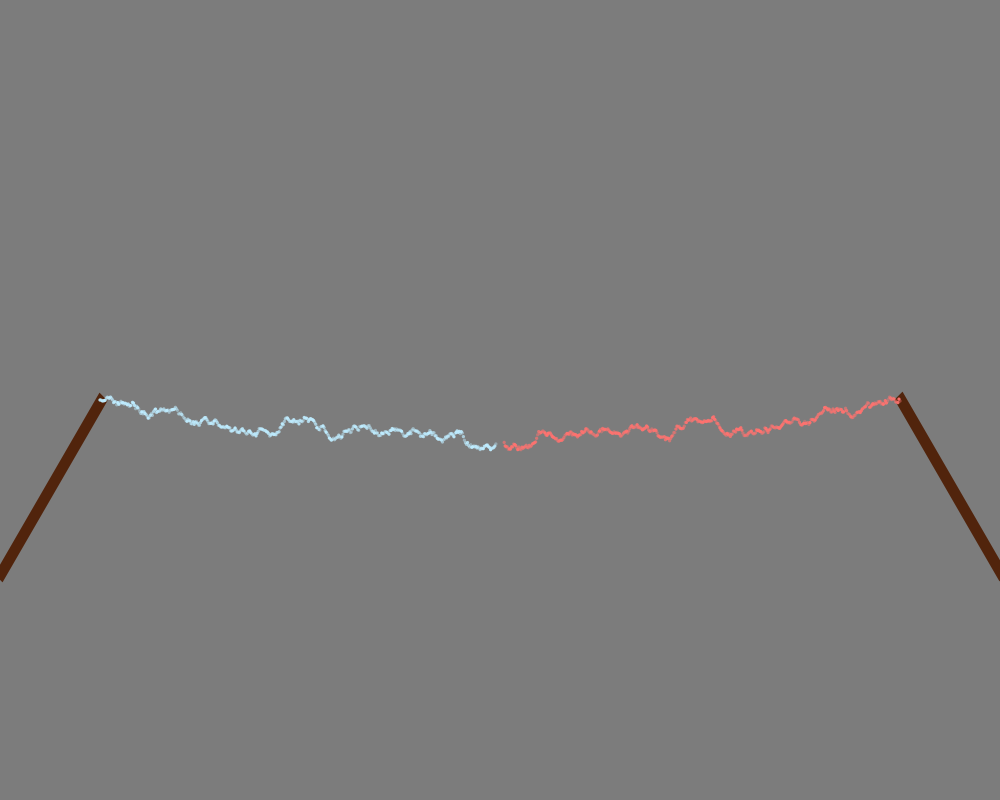
Frame 1 (no input)
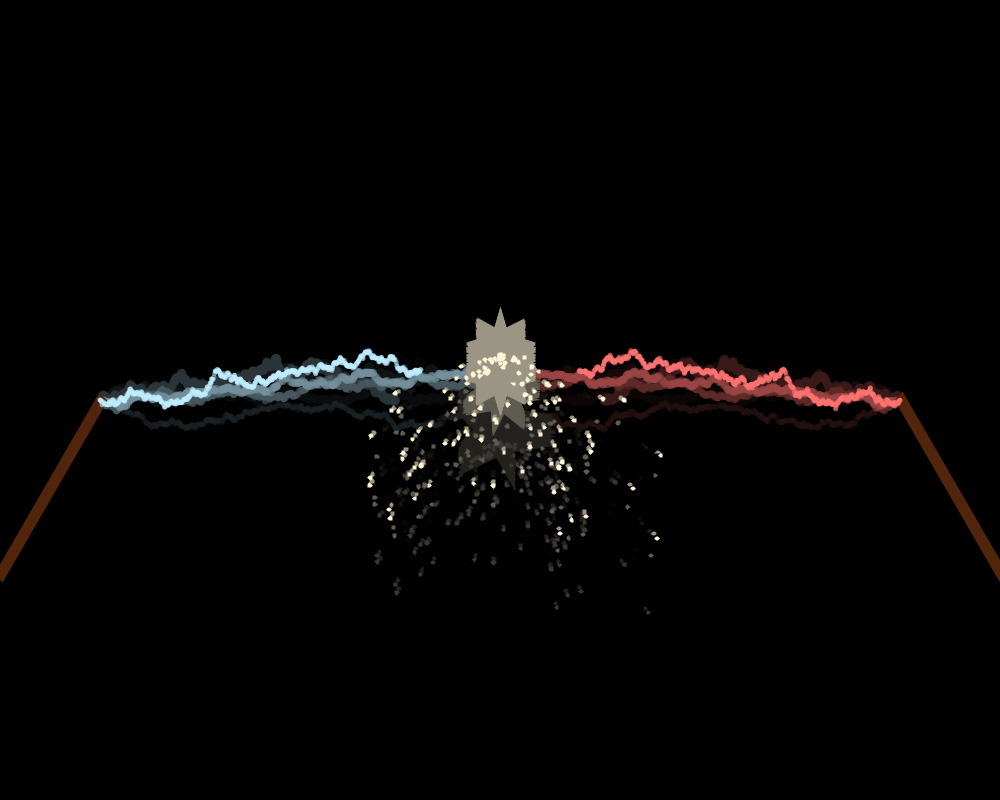
Frame 60 (the mouse pressed at the canvas centre just before this capture)
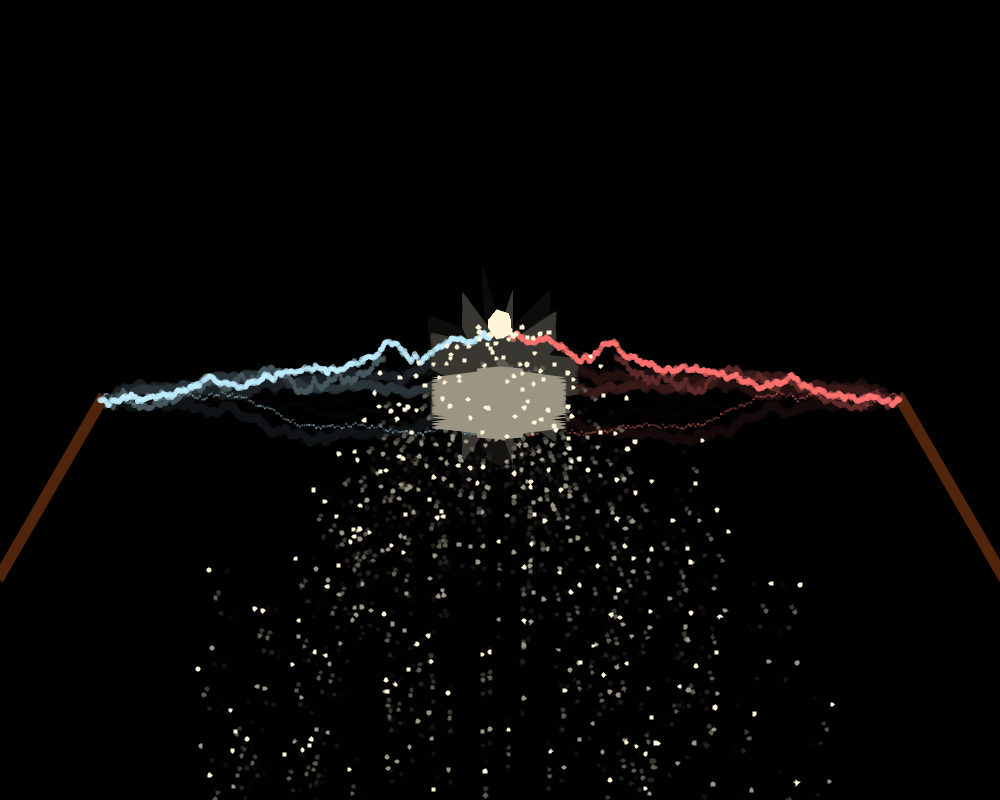
Frame 120 (the mouse held since frame 60 and released just before this capture)

The Processing sketch that drew these frames (run headless with seeded random() and noise(); from frame 60 on, the mouse is pressed at the canvas centre):

// Processing sketch: HW4_lightning_fight_6
// ── HW4_lightning_fight_6.pde
/*************************************
Submitted by : 
              Arora, Tanvi
              Luzardo, Melissa

Created on : 2019/02/01
Description : This is the main program to 
create a lightning fight effect 
*****************************************/
// create a class for a point, that can contain 2 variables x and y

public class myPoint{
  float xValue;
  float yValue;
}

// declare particle variables
int particleCount = 100000;
int particleCountCurr = 0;
int particleCountIncr = 2;

float[] x  = new float[particleCount];
float[] y = new float[particleCount];
float[] radius = new float[particleCount];
float[] speedX = new float[particleCount];
float[] speedY = new float[particleCount];
float[] gravity = new float[particleCount];
float[] damping = new float[particleCount];
float[] friction = new float[particleCount];
int[] sides = new int[particleCount];
int[] bounce = new int[particleCount];


myPoint clash = new myPoint();


void setup(){
  
  size(1000,800);
  // initialize particle variables
  for ( int i = 0; i < particleCount; i+= 1 ) {
   x[i] = 0;
   y[i] = 0;
   speedX[i] = random(-3.2 , 3.2);
   speedY[i] = random(-2.2 , 2.2);
   radius[i] = random(0.5,0.8);
   gravity[i] = 0.05;
   damping[i] = 0.05;
   friction[i] = 8;
   sides[i] = int(random(6,10));
   bounce[i]=0;
  }
}

void draw(){
// background(0,10);
// using below code instead of background will create tailing effect
   fill(0,100);
   noStroke();
   rect(-2,-2,width+2,height+2);

// create wands
strokeWeight(10); 
stroke(81,36,12); 

// left-side wand
pushMatrix();  
  translate(width/10,height/2); 
  rotate(PI/6); 
  rect(0,0, 2, height/4); 
popMatrix();

// right-side wand
pushMatrix();   
  translate(9*width/10,height/2); 
  rotate(-PI/6);  
  rect(0,0, 2, height/4); 
popMatrix();

// strike lightning 
// sets clash points as well
  strike();
  
// create particles only when the lightning clash
 if (clash.xValue != 0 | clash.yValue != 0 ) {

   // translate the particles to clash point
    translate(clash.xValue, clash.yValue);
    // creating right side of particles
    for ( int i = 0; i < particleCountCurr; i+= 1 ) {
      // create particles
      polygon(x[i] , y[i], radius[i], sides[i] , 2 , color(255, 245, 216), bounce[i]);
      // increament position of ith particle by speedX[i] and speedY[i]
      x[i] += speedX[i];
      
       // adding gravity to speedY, keeps it increasing and so the particle does not go above almost width/2, height/2 plane
      speedY[i] += gravity[i];
      y[i] += speedY[i];
    
       
    // check for collision of particle  
    checkCollisions(i);
    // creating left side of particles as mirror 
      scale (-1,1);
    }
}

// increament particle count so it gives effect of never ending lightning
  if (particleCountCurr <  particleCount){
      particleCountCurr += particleCountIncr;
  }
  
}


// each collision with bottom floor, or left/right side walls is accounted for

void checkCollisions(int i){
 if ( (x[i]) > width - radius[i] ) {
   x[i] = width - radius[i];
   speedX[i] = speedX[i] * -1;
   bounce[i]++;
 }
 
 if ( (x[i]) <  radius[i] ){
   x[i] = radius[i]   ;
  speedX[i] = speedX[i] * -1; 
  bounce[i]++;
 }
 
 if ( (y[i]) > height -  ( radius[i] ) ) {
   // points are transported to clash points , hence subtracting clashpoint y value as well
   y[i] = height - radius[i]  - clash.yValue;
   speedY[i] = speedY[i] * -1;
   speedY[i] *= damping[i];
   speedX[i] *= friction[i];
   bounce[i]++;
 }

 if ( (y[i]) < (radius[i] )) {
   y[i] = radius[i] ;
   speedY[i] = speedY[i] * -1;
 }
  
}

// ── clash.pde
/*************************************
Submitted by : 
              Arora, Tanvi
              Luzardo, Melissa

Created on : 2019/02/01
Description : This code creates the big 
bang when the lightning strike. Code was 
inspaired from processing star examples
https://processing.org/examples/star.html
*****************************************/

void clash (float x, float y, float radius1, float radius2, int npoints) {
  float angle = TWO_PI / npoints;
  float halfAngle = angle/2.0;
  beginShape();
  for (float a = 0; a < TWO_PI; a += angle) {
    float sx = x + cos(a) * radius2;
    float sy = y + sin(a) * radius2;
    vertex(sx, sy);
    sx = x + cos(a+halfAngle) * radius1;
    sy = y + sin(a+halfAngle) * radius1;
    vertex(sx, sy);
  }
  endShape(CLOSE);}

// ── lightning.pde
/*************************************
Submitted by : 
              Arora, Tanvi
              Luzardo, Melissa

Created on : 2019/02/01
Description : This code creates the 2 
lightning that strike at a random speed.
Code logic inspired by Dan Gerdes code in 
www.openprocessing.org
https://www.openprocessing.org/sketch/294352
*****************************************/

void strike(){
  
    //Lightning left
  float xL;
  float yL;
  float xSpeedL;
  float diameterL;
  float radiousL;
  xL = width/10;
  yL = height/2  ;
  diameterL = random(2, 10);
  radiousL = random(0, 50);
  xSpeedL = random(0.5, 2.5);
  float xR;
  xR = 9*width/10;
  //Lightning left
  for (int j = 0; j < 7*width/8-xL; j++) {
        //Lightning left
    noStroke();
    fill(190, 236, 255, random(100, 255));
    ellipse(xL, yL, diameterL, diameterL);
    xL = xL + xSpeedL;
    yL = yL + random(-2, 2);
     if (xL > xR) {
      xL = xR;}
       
        
        //Lightning right
    noStroke();
    fill(255, 114, 111, random(100, 255));
    ellipse(xR, yL, diameterL, diameterL);
    xR = xR - xSpeedL;
    yL = yL + random(-2, 2);
    if (xR < xL) {
      xR = xL;
    }
    
    if (xR==xL){
       //clash 
       clash.xValue = xR;
       clash.yValue = yL;
       stroke(255, 245, 216);
       fill(255, 245, 216);
       clash(xR, yL, diameterL, radiousL, int(diameterL));
      }
     
      
  }
   
}

// ── lightningparticle.pde
/*************************************
Submitted by : 
              Arora, Tanvi
              Luzardo, Melissa

Created on : 2019/02/01
Description : This code creates the particles 
created by lightning strike.
Code logic inspired by  Ira Greenberg's course work 
for SMU , MSDS 6390 - Visualization of Information
*****************************************/
void polygon(float x, float y, float radius , int sides , float strokeWt , color strokeCol , int bounce){
   float theta = 0;
   strokeWeight(strokeWt);
   float rotAmount = TWO_PI/sides;
   // in order to avoid lot of particles accumulate at the bottom, particles will vanish after 2 bounces
   if (bounce> 2){
      strokeCol=0; 
   }
   stroke(strokeCol);
   fill(strokeCol);
   beginShape();
     float x2=0, y2=0;
     for ( int i = 0;i < sides ; i++) {
        x2 = x + cos(theta) * radius * 2;
        y2 = y + sin(theta) * radius * 2;
        vertex(x2,y2);
        theta += rotAmount;
     }
     endShape(CLOSE);
  
}
